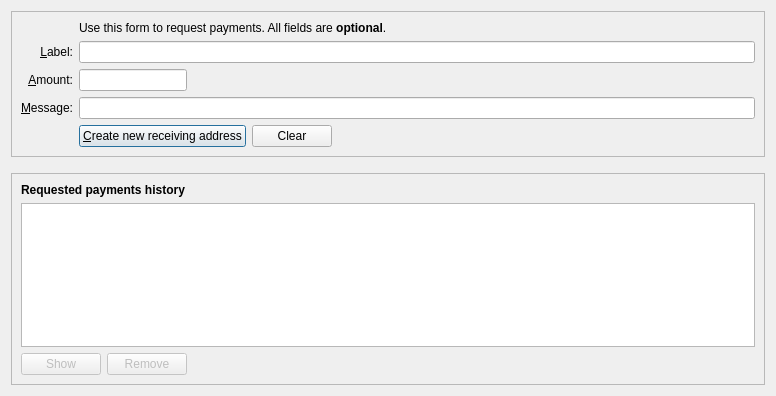
<?xml version="1.0" encoding="UTF-8"?>
<ui version="4.0">
 <class>ReceiveCoinsDialog</class>
 <widget class="QDialog" name="ReceiveCoinsDialog">
  <property name="geometry">
   <rect>
    <x>0</x>
    <y>0</y>
    <width>776</width>
    <height>396</height>
   </rect>
  </property>
  <layout class="QVBoxLayout" name="verticalLayout" stretch="0,0,1">
   <item>
    <widget class="QFrame" name="frame2">
     <property name="sizePolicy">
      <sizepolicy hsizetype="Preferred" vsizetype="Expanding">
       <horstretch>0</horstretch>
       <verstretch>0</verstretch>
      </sizepolicy>
     </property>
     <property name="frameShape">
      <enum>QFrame::StyledPanel</enum>
     </property>
     <property name="frameShadow">
      <enum>QFrame::Sunken</enum>
     </property>
     <layout class="QVBoxLayout" name="verticalLayout_3">
      <item>
       <layout class="QGridLayout" name="gridLayout">
        <item row="5" column="0">
         <widget class="QLabel" name="label">
          <property name="toolTip">
           <string>An optional amount to request. Leave this empty or zero to not request a specific amount.</string>
          </property>
          <property name="text">
           <string>&amp;Amount:</string>
          </property>
          <property name="alignment">
           <set>Qt::AlignRight|Qt::AlignTrailing|Qt::AlignVCenter</set>
          </property>
          <property name="buddy">
           <cstring>reqAmount</cstring>
          </property>
         </widget>
        </item>
        <item row="6" column="0">
         <widget class="QLabel" name="label_3">
          <property name="toolTip">
           <string>An optional message to attach to the payment request, which will be displayed when the request is opened. Note: The message will not be sent with the payment over the Bitcoin network.</string>
          </property>
          <property name="text">
           <string>&amp;Message:</string>
          </property>
          <property name="alignment">
           <set>Qt::AlignRight|Qt::AlignTrailing|Qt::AlignVCenter</set>
          </property>
          <property name="buddy">
           <cstring>reqMessage</cstring>
          </property>
         </widget>
        </item>
        <item row="4" column="2">
         <widget class="QLineEdit" name="reqLabel">
          <property name="toolTip">
           <string>An optional label to associate with the new receiving address (used by you to identify an invoice).  It is also attached to the payment request.</string>
          </property>
         </widget>
        </item>
        <item row="2" column="2">
         <widget class="QLabel" name="label_5">
          <property name="text">
           <string>Use this form to request payments. All fields are &lt;b&gt;optional&lt;/b&gt;.</string>
          </property>
         </widget>
        </item>
        <item row="4" column="0">
         <widget class="QLabel" name="label_2">
          <property name="toolTip">
           <string>An optional label to associate with the new receiving address.</string>
          </property>
          <property name="text">
           <string>&amp;Label:</string>
          </property>
          <property name="alignment">
           <set>Qt::AlignRight|Qt::AlignTrailing|Qt::AlignVCenter</set>
          </property>
          <property name="buddy">
           <cstring>reqLabel</cstring>
          </property>
         </widget>
        </item>
        <item row="6" column="2">
         <widget class="QLineEdit" name="reqMessage">
          <property name="toolTip">
           <string>An optional message that is attached to the payment request and may be displayed to the sender.</string>
          </property>
         </widget>
        </item>
        <item row="7" column="2">
         <layout class="QHBoxLayout" name="horizontalLayout">
          <item>
           <widget class="QPushButton" name="receiveButton">
            <property name="minimumSize">
             <size>
              <width>150</width>
              <height>0</height>
             </size>
            </property>
            <property name="text">
             <string>&amp;Create new receiving address</string>
            </property>
            <property name="icon">
             <iconset resource="../bitcoin.qrc">
              <normaloff>:/icons/receiving_addresses</normaloff>:/icons/receiving_addresses</iconset>
            </property>
            <property name="autoDefault">
             <bool>false</bool>
            </property>
            <property name="default">
             <bool>true</bool>
            </property>
           </widget>
          </item>
          <item>
           <widget class="QPushButton" name="clearButton">
            <property name="sizePolicy">
             <sizepolicy hsizetype="Minimum" vsizetype="Fixed">
              <horstretch>0</horstretch>
              <verstretch>0</verstretch>
             </sizepolicy>
            </property>
            <property name="toolTip">
             <string>Clear all fields of the form.</string>
            </property>
            <property name="text">
             <string>Clear</string>
            </property>
            <property name="icon">
             <iconset resource="../bitcoin.qrc">
              <normaloff>:/icons/remove</normaloff>:/icons/remove</iconset>
            </property>
            <property name="autoDefault">
             <bool>false</bool>
            </property>
           </widget>
          </item>
          <item>
           <spacer name="horizontalSpacer">
            <property name="orientation">
             <enum>Qt::Horizontal</enum>
            </property>
            <property name="sizeHint" stdset="0">
             <size>
              <width>40</width>
              <height>20</height>
             </size>
            </property>
           </spacer>
          </item>
         </layout>
        </item>
        <item row="7" column="0">
         <widget class="QLabel" name="label_7">
          <property name="text">
           <string/>
          </property>
         </widget>
        </item>
        <item row="5" column="2">
         <layout class="QHBoxLayout" name="horizontalLayout_6">
          <item>
           <widget class="BitcoinAmountField" name="reqAmount">
            <property name="sizePolicy">
             <sizepolicy hsizetype="Fixed" vsizetype="Fixed">
              <horstretch>0</horstretch>
              <verstretch>0</verstretch>
             </sizepolicy>
            </property>
            <property name="minimumSize">
             <size>
              <width>80</width>
              <height>0</height>
             </size>
            </property>
            <property name="maximumSize">
             <size>
              <width>1000</width>
              <height>100</height>
             </size>
            </property>
            <property name="toolTip">
             <string>An optional amount to request. Leave this empty or zero to not request a specific amount.</string>
            </property>
           </widget>
          </item>
          <!-- Blackoin: removed the "Bash32" dropdown -->
          <!-- <item>
           <widget class="QComboBox" name="addressType">
            <property name="sizePolicy">
             <sizepolicy hsizetype="Fixed" vsizetype="Fixed">
              <horstretch>0</horstretch>
              <verstretch>0</verstretch>
             </sizepolicy>
            </property>
            <property name="maximumSize">
             <size>
              <width>1000</width>
              <height>16777215</height>
             </size>
            </property>
            <property name="focusPolicy">
             <enum>Qt::StrongFocus</enum>
            </property>
           </widget>
          </item> -->
          <item>
           <spacer name="horizontalSpacer_3">
            <property name="orientation">
             <enum>Qt::Horizontal</enum>
            </property>
            <property name="sizeHint" stdset="0">
             <size>
              <width>0</width>
              <height>0</height>
             </size>
            </property>
           </spacer>
          </item>
         </layout>
        </item>
       </layout>
      </item>
     </layout>
    </widget>
   </item>
   <item>
    <spacer name="verticalSpacer_2">
     <property name="orientation">
      <enum>Qt::Vertical</enum>
     </property>
     <property name="sizeHint" stdset="0">
      <size>
       <width>20</width>
       <height>10</height>
      </size>
     </property>
    </spacer>
   </item>
   <item>
    <widget class="QFrame" name="frame">
     <property name="sizePolicy">
      <sizepolicy hsizetype="Preferred" vsizetype="Expanding">
       <horstretch>0</horstretch>
       <verstretch>0</verstretch>
      </sizepolicy>
     </property>
     <property name="frameShape">
      <enum>QFrame::StyledPanel</enum>
     </property>
     <property name="frameShadow">
      <enum>QFrame::Raised</enum>
     </property>
     <layout class="QVBoxLayout" name="verticalLayout_2">
      <item>
       <widget class="QLabel" name="label_6">
        <property name="font">
         <font>
          <weight>75</weight>
          <bold>true</bold>
         </font>
        </property>
        <property name="text">
         <string>Requested payments history</string>
        </property>
       </widget>
      </item>
      <item>
       <widget class="QTableView" name="recentRequestsView">
        <property name="contextMenuPolicy">
         <enum>Qt::CustomContextMenu</enum>
        </property>
        <property name="tabKeyNavigation">
         <bool>false</bool>
        </property>
        <property name="sortingEnabled">
         <bool>true</bool>
        </property>
       </widget>
      </item>
      <item>
       <layout class="QHBoxLayout" name="horizontalLayout_2">
        <item>
         <widget class="QPushButton" name="showRequestButton">
          <property name="enabled">
           <bool>false</bool>
          </property>
          <property name="toolTip">
           <string>Show the selected request (does the same as double clicking an entry)</string>
          </property>
          <property name="text">
           <string>Show</string>
          </property>
          <property name="icon">
           <iconset resource="../bitcoin.qrc">
            <normaloff>:/icons/eye</normaloff>:/icons/eye</iconset>
          </property>
          <property name="autoDefault">
           <bool>false</bool>
          </property>
         </widget>
        </item>
        <item>
         <widget class="QPushButton" name="removeRequestButton">
          <property name="enabled">
           <bool>false</bool>
          </property>
          <property name="toolTip">
           <string>Remove the selected entries from the list</string>
          </property>
          <property name="text">
           <string>Remove</string>
          </property>
          <property name="icon">
           <iconset resource="../bitcoin.qrc">
            <normaloff>:/icons/remove</normaloff>:/icons/remove</iconset>
          </property>
          <property name="autoDefault">
           <bool>false</bool>
          </property>
         </widget>
        </item>
        <item>
         <spacer name="horizontalSpacer_2">
          <property name="orientation">
           <enum>Qt::Horizontal</enum>
          </property>
          <property name="sizeHint" stdset="0">
           <size>
            <width>40</width>
            <height>20</height>
           </size>
          </property>
         </spacer>
        </item>
       </layout>
      </item>
     </layout>
    </widget>
   </item>
  </layout>
 </widget>
 <customwidgets>
  <customwidget>
   <class>BitcoinAmountField</class>
   <extends>QLineEdit</extends>
   <header>qt/bitcoinamountfield.h</header>
   <container>1</container>
  </customwidget>
 </customwidgets>
 <tabstops>
  <tabstop>reqLabel</tabstop>
  <tabstop>reqAmount</tabstop>
  <tabstop>addressType</tabstop>
  <tabstop>reqMessage</tabstop>
  <tabstop>receiveButton</tabstop>
  <tabstop>clearButton</tabstop>
  <tabstop>recentRequestsView</tabstop>
  <tabstop>showRequestButton</tabstop>
  <tabstop>removeRequestButton</tabstop>
 </tabstops>
 <resources>
  <include location="../bitcoin.qrc"/>
 </resources>
 <connections/>
</ui>
